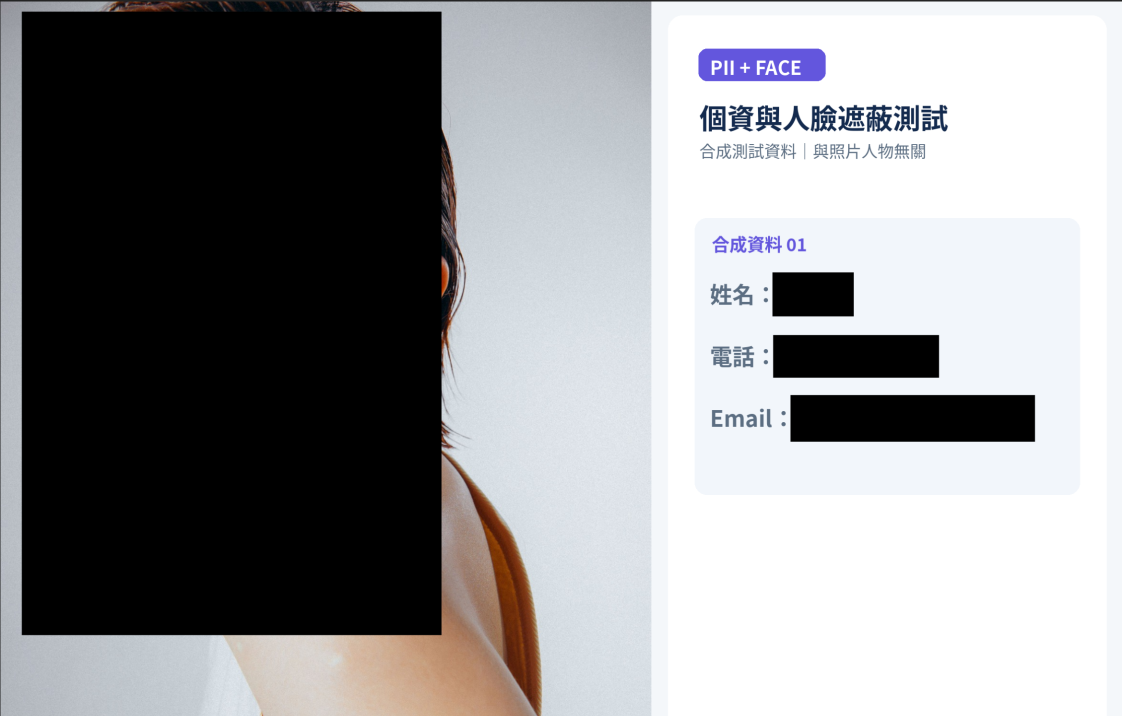
#> input picture report/pic.png, 2244 x 1432 px (shown at 1/2 size)
$ python face_demo.py report/pic.png
#> lines starting #> are read from the running program, lines starting #| are printed output that depends on the picture
#> in main, im is the input picture: PIL image 2244x1432 RGBA; mean R, G, B, A 144.9, 145.1, 146.9, 255
### face_detector.py
"""Offline face detection for PII redaction (OpenCV YuNet, CPU-only).

No cloud APIs, no identity recognition, no network requests, no on-disk face cache.
The ONNX model must be installed manually at models/face_detection_yunet_2023mar.onnx
(or set PII_FACE_MODEL to an absolute pathname).
"""
from __future__ import annotations

import os
from pathlib import Path
import threading
from typing import List, Tuple

from PIL import Image

FaceBox = Tuple[float, float, float, float, float]  # x0,y0,x1,y1,confidence (pixels)
_LOCAL = threading.local()


def face_enabled() -> bool:
    """Enabled by default. Set PII_FACE_ENABLED=0 to explicitly disable."""
    return os.getenv("PII_FACE_ENABLED", "1").strip().lower() not in {"0", "off", "false", "no"}


def _model_path() -> Path:
    chosen = os.getenv("PII_FACE_MODEL", "").strip()
    return Path(chosen).expanduser() if chosen else Path(__file__).resolve().parent / "models" / "face_detection_yunet_2023mar.onnx"


def _get_detector(cv, *, path: Path, score_threshold: float):
    """Thread-local lazy model, reused on subsequent images/pages."""
    identity = (str(path.resolve()), float(score_threshold))
    if getattr(_LOCAL, "identity", None) != identity:
        if not path.is_file():
            raise FileNotFoundError(
                "離線人臉偵測模型不存在：" + str(path) + "。請依整合說明下載 YuNet ONNX 到 models/，"
                "或設定 PII_FACE_MODEL。為避免漏遮，本次處理已中止。"
            )
        if not hasattr(cv, "FaceDetectorYN"):
            raise RuntimeError("OpenCV 版本過舊：需要具有 FaceDetectorYN 的 opencv-python")
        try:
            model = cv.FaceDetectorYN.create(
                model=str(path), config="", input_size=(320, 320),
                score_threshold=score_threshold, nms_threshold=0.3, top_k=5000,
                backend_id=cv.dnn.DNN_BACKEND_OPENCV, target_id=cv.dnn.DNN_TARGET_CPU,
            )
        except Exception as exc:
            raise RuntimeError(f"YuNet 模型載入失敗（路徑：{path}）：{exc}") from exc
        _LOCAL.detector = model
        _LOCAL.identity = identity
    return _LOCAL.detector


def detect_faces(pil_image: Image.Image, *, threshold: float = 0.60, max_side: int = 1280) -> List[FaceBox]:
    """Detect faces locally and return bounding boxes in *original image* pixels.

    Each returned box encloses the whole detected face; callers should expand
    a margin and mask it fully opaque. This function never saves any image.
    """
#> called with threshold = 0.6, max_side = 1280
    if not (0 < threshold < 1):
        raise ValueError("threshold 必須介於 0 與 1 之間")
    if max_side < 320:
        raise ValueError("max_side 不得小於 320")
    try:
        import cv2 as cv
        import numpy as np
    except ImportError as exc:
        raise RuntimeError("尚未安裝離線人臉偵測套件：.venv\\Scripts\\python.exe -m pip install opencv-python") from exc

    width, height = pil_image.size
#> width = 2244; height = 1432
    if width < 1 or height < 1:
        raise ValueError("無效的圖片大小")
    # Reduce large PDFs to keep inference responsive. Very small images are
    # scaled up because tiny inputs perform poorly in YuNet.
    scale = max(320.0 / max(width, height), min(1.0, max_side / float(max(width, height))))
#> scale = 0.57
    scaled_w = max(1, round(width * scale))
#> scaled_w = 1280
    scaled_h = max(1, round(height * scale))
#> scaled_h = 817
    rgb = pil_image.convert("RGB")
    if (scaled_w, scaled_h) != (width, height):
        rgb = rgb.resize((scaled_w, scaled_h), Image.Resampling.BILINEAR)
#> rgb: PIL image 1280x817 RGB
    bgr = cv.cvtColor(np.asarray(rgb), cv.COLOR_RGB2BGR)
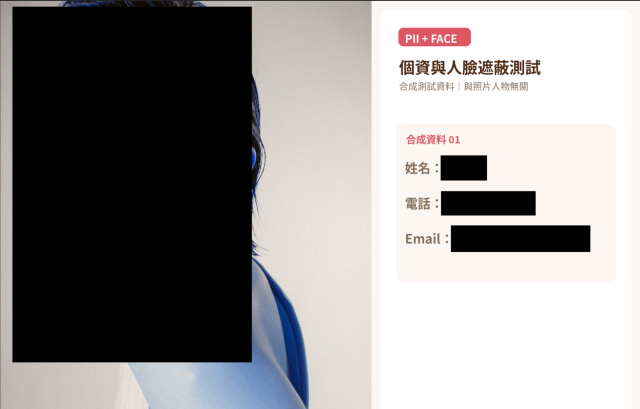
#> bgr: shape (817, 1280, 3) (shown at 1/2 size); mean R, G, B 147, 145.1, 144.9

    detector = _get_detector(cv, path=_model_path(), score_threshold=threshold)
    try:
        detector.setInputSize((scaled_w, scaled_h))
        _status, rows = detector.detect(bgr)
    except Exception as exc:
        raise RuntimeError(f"YuNet 離線人臉偵測失敗：{exc}") from exc
    if rows is None:
        return []

    result: List[FaceBox] = []
    for item in rows:
        x, y, w, h = map(float, item[:4])
        score = float(item[14])
        if score < threshold or w <= 0 or h <= 0:
            continue
        x0 = max(0.0, min(float(width), x / scale))
        y0 = max(0.0, min(float(height), y / scale))
        x1 = max(0.0, min(float(width), (x + w) / scale))
        y1 = max(0.0, min(float(height), (y + h) / scale))
        if x1 > x0 and y1 > y0:
            result.append((x0, y0, x1, y1, score))
    return result


# [12 lines left out: function padded_face_box, not called in this run]

### face_demo.py
"""Quick OFFLINE face-only smoke test. Does not load OCR or Presidio.

Usage: python face_demo.py path/to/photo.jpg --output path/to/face_masked.png
"""
from __future__ import annotations
import argparse
from pathlib import Path
from PIL import Image, ImageDraw, ImageOps
from face_detector import detect_faces, padded_face_box


def main():
    p = argparse.ArgumentParser(description="Offline YuNet face redaction demo")
    p.add_argument("image", help="來源 JPG/PNG")
    p.add_argument("--output", help="輸出 PNG；預設為 <filename>_faces_masked.png")
    args = p.parse_args()
    source = Path(args.image).resolve()
    if source.suffix.lower() not in {".jpg", ".jpeg", ".png"}:
        raise ValueError("請輸入 JPG 或 PNG")
    output = Path(args.output).resolve() if args.output else source.with_name(source.stem + "_faces_masked.png")
    if source == output:
        raise ValueError("不可覆寫來源圖片")
    with Image.open(source) as im:
        rgb = ImageOps.exif_transpose(im).convert("RGB")
    faces = detect_faces(rgb)
    pen = ImageDraw.Draw(rgb)
    for face in faces:
        pen.rectangle(padded_face_box(face, rgb.size), fill="black")
    rgb.save(output)
    print(f"已遮蔽 {len(faces)} 張人臉，輸出：{output}")
    if not faces:
        print("警告：沒有偵測到人臉，不代表圖片一定沒有可辨識人臉。請人工檢查。")


if __name__ == "__main__":
#> (the run stopped early here; a loop or call above may not have finished)
